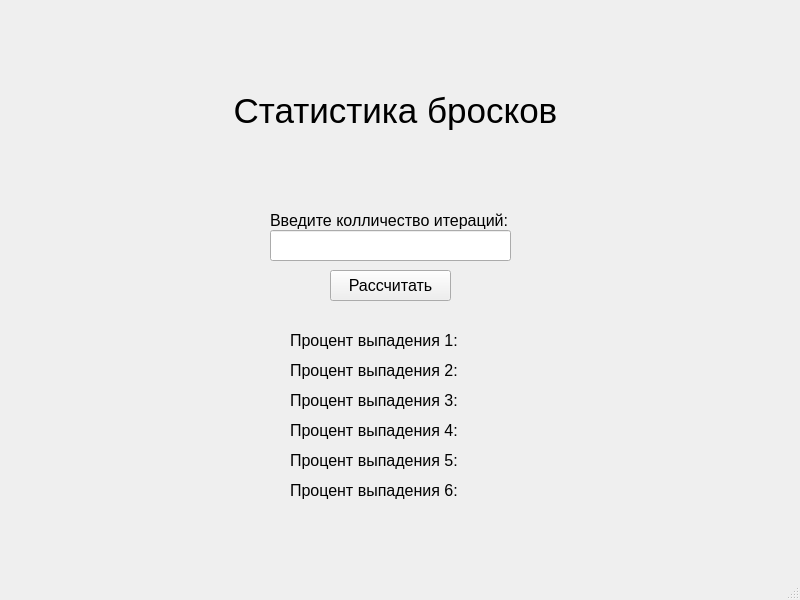
<?xml version="1.0" encoding="UTF-8"?>
<ui version="4.0">
 <class>MainWindow</class>
 <widget class="QMainWindow" name="MainWindow">
  <property name="geometry">
   <rect>
    <x>0</x>
    <y>0</y>
    <width>800</width>
    <height>600</height>
   </rect>
  </property>
  <property name="windowTitle">
   <string>MainWindow</string>
  </property>
  <widget class="QWidget" name="centralwidget">
   <widget class="QLabel" name="label">
    <property name="geometry">
     <rect>
      <x>210</x>
      <y>70</y>
      <width>371</width>
      <height>81</height>
     </rect>
    </property>
    <property name="font">
     <font>
      <pointsize>26</pointsize>
     </font>
    </property>
    <property name="text">
     <string>Статистика бросков</string>
    </property>
    <property name="alignment">
     <set>Qt::AlignCenter</set>
    </property>
   </widget>
   <widget class="QLineEdit" name="lineEdit">
    <property name="geometry">
     <rect>
      <x>270</x>
      <y>230</y>
      <width>241</width>
      <height>31</height>
     </rect>
    </property>
   </widget>
   <widget class="QLabel" name="label_2">
    <property name="geometry">
     <rect>
      <x>270</x>
      <y>210</y>
      <width>251</width>
      <height>21</height>
     </rect>
    </property>
    <property name="font">
     <font>
      <pointsize>12</pointsize>
     </font>
    </property>
    <property name="text">
     <string>Введите колличество итераций:</string>
    </property>
   </widget>
   <widget class="QPushButton" name="pushButton">
    <property name="geometry">
     <rect>
      <x>330</x>
      <y>270</y>
      <width>121</width>
      <height>31</height>
     </rect>
    </property>
    <property name="font">
     <font>
      <pointsize>12</pointsize>
     </font>
    </property>
    <property name="text">
     <string>Рассчитать</string>
    </property>
   </widget>
   <widget class="QLabel" name="label_3">
    <property name="geometry">
     <rect>
      <x>290</x>
      <y>330</y>
      <width>171</width>
      <height>21</height>
     </rect>
    </property>
    <property name="font">
     <font>
      <pointsize>12</pointsize>
     </font>
    </property>
    <property name="text">
     <string>Процент выпадения 1:</string>
    </property>
   </widget>
   <widget class="QLabel" name="label_4">
    <property name="geometry">
     <rect>
      <x>290</x>
      <y>360</y>
      <width>171</width>
      <height>21</height>
     </rect>
    </property>
    <property name="font">
     <font>
      <pointsize>12</pointsize>
     </font>
    </property>
    <property name="text">
     <string>Процент выпадения 2:</string>
    </property>
   </widget>
   <widget class="QLabel" name="label_5">
    <property name="geometry">
     <rect>
      <x>290</x>
      <y>390</y>
      <width>171</width>
      <height>21</height>
     </rect>
    </property>
    <property name="font">
     <font>
      <pointsize>12</pointsize>
     </font>
    </property>
    <property name="text">
     <string>Процент выпадения 3:</string>
    </property>
   </widget>
   <widget class="QLabel" name="label_6">
    <property name="geometry">
     <rect>
      <x>290</x>
      <y>420</y>
      <width>171</width>
      <height>21</height>
     </rect>
    </property>
    <property name="font">
     <font>
      <pointsize>12</pointsize>
     </font>
    </property>
    <property name="text">
     <string>Процент выпадения 4:</string>
    </property>
   </widget>
   <widget class="QLabel" name="label_7">
    <property name="geometry">
     <rect>
      <x>290</x>
      <y>450</y>
      <width>171</width>
      <height>21</height>
     </rect>
    </property>
    <property name="font">
     <font>
      <pointsize>12</pointsize>
     </font>
    </property>
    <property name="text">
     <string>Процент выпадения 5:</string>
    </property>
   </widget>
   <widget class="QLabel" name="label_8">
    <property name="geometry">
     <rect>
      <x>290</x>
      <y>480</y>
      <width>171</width>
      <height>21</height>
     </rect>
    </property>
    <property name="font">
     <font>
      <pointsize>12</pointsize>
     </font>
    </property>
    <property name="text">
     <string>Процент выпадения 6:</string>
    </property>
   </widget>
   <widget class="QLabel" name="label_9">
    <property name="geometry">
     <rect>
      <x>470</x>
      <y>330</y>
      <width>101</width>
      <height>21</height>
     </rect>
    </property>
    <property name="font">
     <font>
      <pointsize>12</pointsize>
     </font>
    </property>
    <property name="text">
     <string/>
    </property>
   </widget>
   <widget class="QLabel" name="label_10">
    <property name="geometry">
     <rect>
      <x>470</x>
      <y>360</y>
      <width>101</width>
      <height>21</height>
     </rect>
    </property>
    <property name="font">
     <font>
      <pointsize>12</pointsize>
     </font>
    </property>
    <property name="text">
     <string/>
    </property>
   </widget>
   <widget class="QLabel" name="label_11">
    <property name="geometry">
     <rect>
      <x>470</x>
      <y>390</y>
      <width>101</width>
      <height>21</height>
     </rect>
    </property>
    <property name="font">
     <font>
      <pointsize>12</pointsize>
     </font>
    </property>
    <property name="text">
     <string/>
    </property>
   </widget>
   <widget class="QLabel" name="label_12">
    <property name="geometry">
     <rect>
      <x>470</x>
      <y>420</y>
      <width>101</width>
      <height>21</height>
     </rect>
    </property>
    <property name="font">
     <font>
      <pointsize>12</pointsize>
     </font>
    </property>
    <property name="text">
     <string/>
    </property>
   </widget>
   <widget class="QLabel" name="label_13">
    <property name="geometry">
     <rect>
      <x>470</x>
      <y>450</y>
      <width>101</width>
      <height>21</height>
     </rect>
    </property>
    <property name="font">
     <font>
      <pointsize>12</pointsize>
     </font>
    </property>
    <property name="text">
     <string/>
    </property>
   </widget>
   <widget class="QLabel" name="label_14">
    <property name="geometry">
     <rect>
      <x>470</x>
      <y>480</y>
      <width>101</width>
      <height>21</height>
     </rect>
    </property>
    <property name="font">
     <font>
      <pointsize>12</pointsize>
     </font>
    </property>
    <property name="text">
     <string/>
    </property>
   </widget>
  </widget>
  <widget class="QMenuBar" name="menubar">
   <property name="geometry">
    <rect>
     <x>0</x>
     <y>0</y>
     <width>800</width>
     <height>22</height>
    </rect>
   </property>
  </widget>
  <widget class="QStatusBar" name="statusbar"/>
 </widget>
 <resources/>
 <connections/>
</ui>
